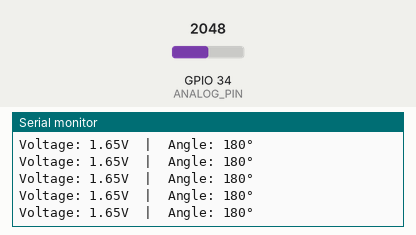
This sketch was run on a simulated ESP32. Parts: the last lines printed to the serial monitor. The test bench sets the inputs (shaded band); at power-on: GPIO 34 (ANALOG_PIN) = 2048 (analog values on the 0–4095 scale).

Above: at 1.2 s.
1.3 s: GPIO 34 (ANALOG_PIN) set to 2866
At 1.46 s:
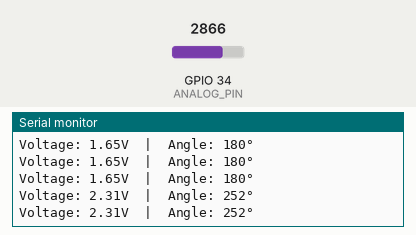
2.8 s: GPIO 34 (ANALOG_PIN) set to 3603
At 2.8 s:
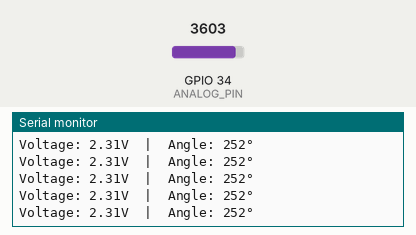
Timing chart, 0 to 5.8 s (numbered marks = the images above; inputs shaded):
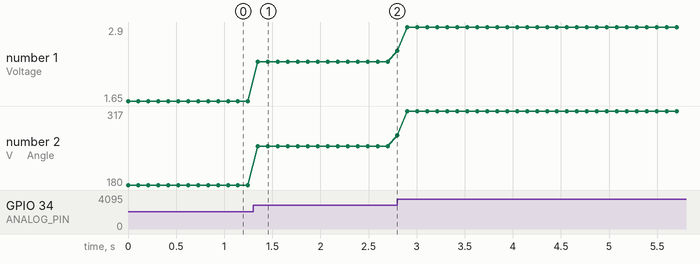

The sketch:

inv-pen_mt6701-test.ino
```cpp
#include <Arduino.h>

const int ANALOG_PIN = 34; // Connect to MT6701 'Analog / PWM' pin

void setup() {
  Serial.begin(115200);

  // Set ADC resolution to 12-bit (0 - 4095)
  analogReadResolution(12);

  // Attenuation for 0V - 3.3V range
  analogSetPinAttenuation(ANALOG_PIN, ADC_11db);

  Serial.println("MT6701 Analog Angle Reader Started...");
}

void loop() {
  // Take 16 readings to average out breadboard noise
  uint32_t rawSum = 0;
  for (int i = 0; i < 16; i++) {
    rawSum += analogRead(ANALOG_PIN);
    delayMicroseconds(100);
  }
  float rawAverage = rawSum / 16.0;

  // Convert 12-bit ADC value (0-4095) to Degrees (0 - 360)
  float angleDegrees = (rawAverage / 4095.0) * 360.0;

  // Convert 12-bit ADC value to Voltage
  float voltage = (rawAverage / 4095.0) * 3.3;

  // Output to Serial
  Serial.print("Voltage: ");
  Serial.print(voltage, 2);
  Serial.print("V  |  Angle: ");
  Serial.print(angleDegrees, 0);
  Serial.println("°");

  delay(100); // 10Hz update rate
}
```

Measured:
- after the input at 1.3 s, the serial monitor: prints a new line after 0.05 s (image 1)
- plotted number 1: 1.65 → 2.31 after the input at 1.3 s, 2.31 → 2.9 after the input at 2.8 s
- plotted number 2: 180 → 252 after the input at 1.3 s, 252 → 317 after the input at 2.8 s
